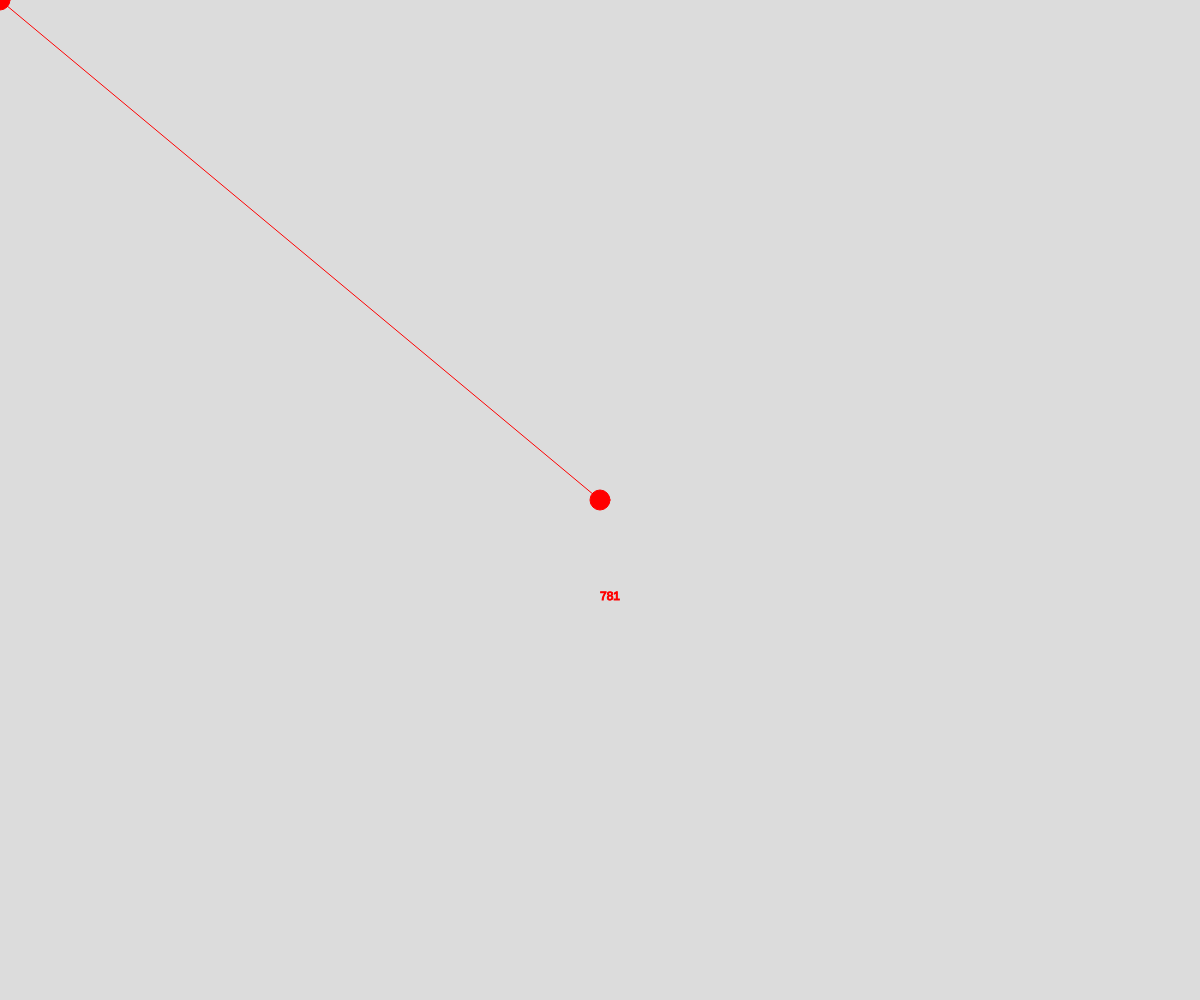
Frame 1 (no input)
Frame 60 (no input): identical to frame 1, image omitted
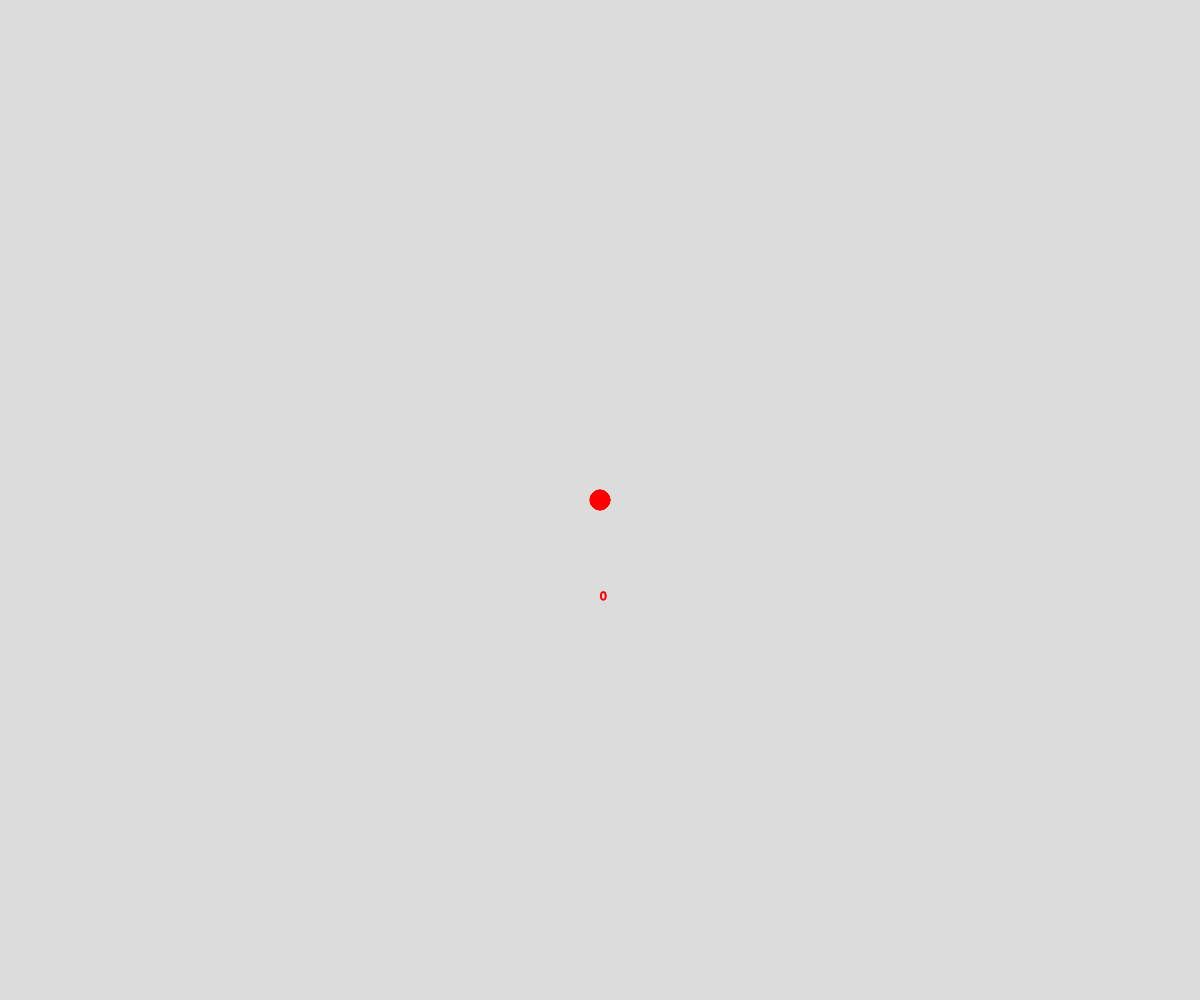
Frame 120 (the mouse pressed at the canvas centre since frame 60)

The p5.js sketch that drew these frames (run headless with seeded random() and noise() and a simulated clock; from frame 60 on, the mouse is pressed at the canvas centre):

// p5.js sketch
// ── sketch.js
// Mouse Distance
// Austin Nicholson
// Sept 20
//
// Extra for Experts:
// arrays, maths, functions, scroll wheel, colors

let colorArray = [];
let colorIndex = 0;

function createColors(){
  colorArray.push(color("red"));
  colorArray.push(color("green"));
  colorArray.push(color("blue"));

}

function mouseDistance(x1,x2,y1,y2){
  let a = Math.abs(x1 - x2);
  let b = Math.abs(y1 - y2)
  let c = Math.sqrt(a*a + b*b);
  return c;
}

function drawNodes(){
  fill(colorArray[colorIndex]);
  stroke(colorArray[colorIndex]);
  circle(width/2,height/2, 20);
  circle(mouseX, mouseY, 20);
  line(width/2, height/2, mouseX, mouseY);
  let d = mouseDistance(mouseX, width/2, mouseY, height/2)
  text(round(d,1), width/2, height * 0.6)

}

function mouseWheel(event){
  print(event.delta);
  if(event.delta < 0){
    colorIndex += 1;
    if(colorIndex > colorArray.length-1){
      colorIndex = 0;
    }
  }
}

function setup() {
  createCanvas(windowWidth, windowHeight);
  createColors();

}

function draw() {
  background(220);
  drawNodes();
}
